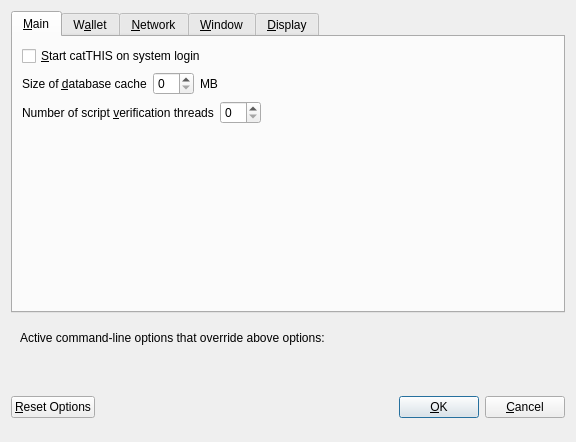
<?xml version="1.0" encoding="UTF-8"?>
<ui version="4.0">
 <class>OptionsDialog</class>
 <widget class="QDialog" name="OptionsDialog">
  <property name="geometry">
   <rect>
    <x>0</x>
    <y>0</y>
    <width>576</width>
    <height>442</height>
   </rect>
  </property>
  <property name="windowTitle">
   <string>Options</string>
  </property>
  <property name="modal">
   <bool>true</bool>
  </property>
  <layout class="QVBoxLayout" name="verticalLayout">
   <item>
    <widget class="QTabWidget" name="tabWidget">
     <property name="currentIndex">
      <number>0</number>
     </property>
     <widget class="QWidget" name="tabMain">
      <attribute name="title">
       <string>&amp;Main</string>
      </attribute>
      <layout class="QVBoxLayout" name="verticalLayout_Main">
       <item>
        <widget class="QCheckBox" name="bitcoinAtStartup">
         <property name="toolTip">
          <string>Automatically start catTHIS after logging in to the system.</string>
         </property>
         <property name="text">
          <string>&amp;Start catTHIS on system login</string>
         </property>
        </widget>
       </item>
       <item>
        <layout class="QHBoxLayout" name="horizontalLayout_2_Main">
         <item>
          <widget class="QLabel" name="databaseCacheLabel">
           <property name="text">
            <string>Size of &amp;database cache</string>
           </property>
           <property name="textFormat">
            <enum>Qt::PlainText</enum>
           </property>
           <property name="buddy">
            <cstring>databaseCache</cstring>
           </property>
          </widget>
         </item>
         <item>
          <widget class="QSpinBox" name="databaseCache"/>
         </item>
         <item>
          <widget class="QLabel" name="databaseCacheUnitLabel">
           <property name="text">
            <string>MB</string>
           </property>
           <property name="textFormat">
            <enum>Qt::PlainText</enum>
           </property>
          </widget>
         </item>
         <item>
          <spacer name="horizontalSpacer_2_Main">
           <property name="orientation">
            <enum>Qt::Horizontal</enum>
           </property>
           <property name="sizeHint" stdset="0">
            <size>
             <width>40</width>
             <height>20</height>
            </size>
           </property>
          </spacer>
         </item>
        </layout>
       </item>
       <item>
        <layout class="QHBoxLayout" name="horizontalLayout_3_Main">
         <item>
          <widget class="QLabel" name="threadsScriptVerifLabel">
           <property name="text">
            <string>Number of script &amp;verification threads</string>
           </property>
           <property name="textFormat">
            <enum>Qt::PlainText</enum>
           </property>
           <property name="buddy">
            <cstring>threadsScriptVerif</cstring>
           </property>
          </widget>
         </item>
         <item>
          <widget class="QSpinBox" name="threadsScriptVerif">
           <property name="toolTip">
            <string>(0 = auto, &lt;0 = leave that many cores free)</string>
           </property>
          </widget>
         </item>
         <item>
          <spacer name="horizontalSpacer_3_Main">
           <property name="orientation">
            <enum>Qt::Horizontal</enum>
           </property>
           <property name="sizeHint" stdset="0">
            <size>
             <width>40</width>
             <height>20</height>
            </size>
           </property>
          </spacer>
         </item>
        </layout>
       </item>
       <item>
        <spacer name="verticalSpacer_2">
         <property name="orientation">
          <enum>Qt::Vertical</enum>
         </property>
         <property name="sizeHint" stdset="0">
          <size>
           <width>20</width>
           <height>40</height>
          </size>
         </property>
        </spacer>
       </item>
      </layout>
     </widget>
     <widget class="QWidget" name="tabWallet">
      <attribute name="title">
       <string>W&amp;allet</string>
      </attribute>
      <layout class="QVBoxLayout" name="verticalLayout_Wallet">
       <item>
        <layout class="QHBoxLayout" name="horizontalLayout_2_Wallet">
         <item>
          <widget class="QLabel" name="labelStakeSplitThresholdText">
           <property name="text">
            <string>Stake split threshold:</string>
           </property>
          </widget>
         </item>
         <item>
          <widget class="QSpinBox" name="spinBoxStakeSplitThreshold">
           <property name="minimum">
            <number>1</number>
           </property>
           <property name="maximum">
            <number>999999</number>
           </property>
          </widget>
         </item>
        </layout>
       </item>
       <item>
        <widget class="QGroupBox" name="groupBox">
         <property name="title">
          <string>Expert</string>
         </property>
         <layout class="QVBoxLayout" name="verticalLayout_2">
          <item>
           <widget class="QCheckBox" name="coinControlFeatures">
            <property name="toolTip">
             <string>Whether to show coin control features or not.</string>
            </property>
            <property name="text">
             <string>Enable coin &amp;control features</string>
            </property>
           </widget>
          </item>
          <item>
           <widget class="QCheckBox" name="showMasternodesTab">
            <property name="toolTip">
             <string>Show additional tab listing all your masternodes in first sub-tab&lt;br/&gt;and all masternodes on the network in second sub-tab.</string>
            </property>
            <property name="text">
             <string>Show Masternodes Tab</string>
            </property>
           </widget>
          </item>
          <item>
           <widget class="QCheckBox" name="spendZeroConfChange">
            <property name="toolTip">
             <string>If you disable the spending of unconfirmed change, the change from a transaction&lt;br/&gt;cannot be used until that transaction has at least one confirmation.&lt;br/&gt;This also affects how your balance is computed.</string>
            </property>
            <property name="text">
             <string>&amp;Spend unconfirmed change</string>
            </property>
           </widget>
          </item>
         </layout>
        </widget>
       </item>
       <item>
        <spacer name="verticalSpacer_Wallet">
         <property name="orientation">
          <enum>Qt::Vertical</enum>
         </property>
         <property name="sizeHint" stdset="0">
          <size>
           <width>20</width>
           <height>40</height>
          </size>
         </property>
        </spacer>
       </item>
      </layout>
     </widget>
     <widget class="QWidget" name="tabNetwork">
      <attribute name="title">
       <string>&amp;Network</string>
      </attribute>
      <layout class="QVBoxLayout" name="verticalLayout_Network">
       <item>
        <widget class="QCheckBox" name="mapPortUpnp">
         <property name="toolTip">
          <string>Automatically open the catTHIS client port on the router. This only works when your router supports UPnP and it is enabled.</string>
         </property>
         <property name="text">
          <string>Map port using &amp;UPnP</string>
         </property>
        </widget>
       </item>
       <item>
        <widget class="QCheckBox" name="allowIncoming">
         <property name="toolTip">
          <string>Accept connections from outside</string>
         </property>
         <property name="text">
          <string>Allow incoming connections</string>
         </property>
        </widget>
       </item>
       <item>
        <widget class="QCheckBox" name="connectSocks">
         <property name="toolTip">
          <string>Connect to the catTHIS network through a SOCKS5 proxy.</string>
         </property>
         <property name="text">
          <string>&amp;Connect through SOCKS5 proxy (default proxy):</string>
         </property>
        </widget>
       </item>
       <item>
        <layout class="QHBoxLayout" name="horizontalLayout_1_Network">
         <item>
          <widget class="QLabel" name="proxyIpLabel">
           <property name="text">
            <string>Proxy &amp;IP:</string>
           </property>
           <property name="textFormat">
            <enum>Qt::PlainText</enum>
           </property>
           <property name="buddy">
            <cstring>proxyIp</cstring>
           </property>
          </widget>
         </item>
         <item>
          <widget class="QValidatedLineEdit" name="proxyIp">
           <property name="minimumSize">
            <size>
             <width>140</width>
             <height>0</height>
            </size>
           </property>
           <property name="maximumSize">
            <size>
             <width>140</width>
             <height>16777215</height>
            </size>
           </property>
           <property name="toolTip">
            <string>IP address of the proxy (e.g. IPv4: 127.0.0.1 / IPv6: ::1)</string>
           </property>
          </widget>
         </item>
         <item>
          <widget class="QLabel" name="proxyPortLabel">
           <property name="text">
            <string>&amp;Port:</string>
           </property>
           <property name="textFormat">
            <enum>Qt::PlainText</enum>
           </property>
           <property name="buddy">
            <cstring>proxyPort</cstring>
           </property>
          </widget>
         </item>
         <item>
          <widget class="QLineEdit" name="proxyPort">
           <property name="minimumSize">
            <size>
             <width>55</width>
             <height>0</height>
            </size>
           </property>
           <property name="maximumSize">
            <size>
             <width>55</width>
             <height>16777215</height>
            </size>
           </property>
           <property name="toolTip">
            <string>Port of the proxy (e.g. 9050)</string>
           </property>
          </widget>
         </item>
         <item>
          <spacer name="horizontalSpacer_1_Network">
           <property name="orientation">
            <enum>Qt::Horizontal</enum>
           </property>
           <property name="sizeHint" stdset="0">
            <size>
             <width>40</width>
             <height>20</height>
            </size>
           </property>
          </spacer>
         </item>
        </layout>
       </item>
       <item>
        <spacer name="verticalSpacer_Network">
         <property name="orientation">
          <enum>Qt::Vertical</enum>
         </property>
         <property name="sizeHint" stdset="0">
          <size>
           <width>20</width>
           <height>40</height>
          </size>
         </property>
        </spacer>
       </item>
      </layout>
     </widget>
     <widget class="QWidget" name="tabWindow">
      <attribute name="title">
       <string>&amp;Window</string>
      </attribute>
      <layout class="QVBoxLayout" name="verticalLayout_Window">
       <item>
        <widget class="QCheckBox" name="minimizeToTray">
         <property name="toolTip">
          <string>Show only a tray icon after minimizing the window.</string>
         </property>
         <property name="text">
          <string>&amp;Minimize to the tray instead of the taskbar</string>
         </property>
        </widget>
       </item>
       <item>
        <widget class="QCheckBox" name="minimizeOnClose">
         <property name="toolTip">
          <string>Minimize instead of exit the application when the window is closed. When this option is enabled, the application will be closed only after selecting Quit in the menu.</string>
         </property>
         <property name="text">
          <string>M&amp;inimize on close</string>
         </property>
        </widget>
       </item>
       <item>
        <spacer name="verticalSpacer_Window">
         <property name="orientation">
          <enum>Qt::Vertical</enum>
         </property>
         <property name="sizeHint" stdset="0">
          <size>
           <width>20</width>
           <height>40</height>
          </size>
         </property>
        </spacer>
       </item>
      </layout>
     </widget>
     <widget class="QWidget" name="tabDisplay">
      <attribute name="title">
       <string>&amp;Display</string>
      </attribute>
      <layout class="QVBoxLayout" name="verticalLayout_Display">
       <item>
        <layout class="QHBoxLayout" name="horizontalLayout_1_Display">
         <item>
          <widget class="QLabel" name="langLabel">
           <property name="text">
            <string>User Interface &amp;language:</string>
           </property>
           <property name="textFormat">
            <enum>Qt::PlainText</enum>
           </property>
           <property name="buddy">
            <cstring>lang</cstring>
           </property>
          </widget>
         </item>
         <item>
          <widget class="QValueComboBox" name="lang">
           <property name="toolTip">
            <string>The user interface language can be set here. This setting will take effect after restarting catTHIS.</string>
           </property>
          </widget>
         </item>
        </layout>
       </item>
       <item>
        <widget class="Line" name="line">
         <property name="orientation">
          <enum>Qt::Horizontal</enum>
         </property>
        </widget>
       </item>
       <item>
        <layout class="QHBoxLayout" name="horizontalLayout_2_Display">
         <item>
          <widget class="QLabel" name="unitLabel">
           <property name="text">
            <string>&amp;Unit to show amounts in:</string>
           </property>
           <property name="textFormat">
            <enum>Qt::PlainText</enum>
           </property>
           <property name="buddy">
            <cstring>unit</cstring>
           </property>
          </widget>
         </item>
         <item>
          <widget class="QValueComboBox" name="unit">
           <property name="toolTip">
            <string>Choose the default subdivision unit to show in the interface and when sending coins.</string>
           </property>
          </widget>
         </item>
        </layout>
       </item>
       <item>
        <layout class="QHBoxLayout" name="horizontalLayout_5_Display">
         <item>
          <widget class="QLabel" name="digitsLabel">
           <property name="text">
            <string>Decimal digits</string>
           </property>
          </widget>
         </item>
         <item>
          <widget class="QValueComboBox" name="digits"/>
         </item>
        </layout>
       </item>
       <item>
        <layout class="QHBoxLayout" name="horizontalLayout_3_Display">
         <item>
          <widget class="QLabel" name="thirdPartyTxUrlsLabel">
           <property name="toolTip">
            <string>Third party URLs (e.g. a block explorer) that appear in the transactions tab as context menu items. %s in the URL is replaced by transaction hash. Multiple URLs are separated by vertical bar |.</string>
           </property>
           <property name="text">
            <string>Third party transaction URLs</string>
           </property>
           <property name="buddy">
            <cstring>thirdPartyTxUrls</cstring>
           </property>
          </widget>
         </item>
         <item>
          <widget class="QLineEdit" name="thirdPartyTxUrls">
           <property name="toolTip">
            <string>Third party URLs (e.g. a block explorer) that appear in the transactions tab as context menu items. %s in the URL is replaced by transaction hash. Multiple URLs are separated by vertical bar |.</string>
           </property>
          </widget>
         </item>
        </layout>
       </item>
       <item>
        <spacer name="verticalSpacer">
         <property name="orientation">
          <enum>Qt::Vertical</enum>
         </property>
         <property name="sizeHint" stdset="0">
          <size>
           <width>20</width>
           <height>40</height>
          </size>
         </property>
        </spacer>
       </item>
      </layout>
     </widget>
    </widget>
   </item>
   <item>
    <widget class="QFrame" name="frame">
     <layout class="QVBoxLayout" name="verticalLayout_Bottom">
      <item>
       <layout class="QHBoxLayout" name="horizontalLayout_Bottom">
        <item>
         <widget class="QLabel" name="overriddenByCommandLineInfoLabel">
          <property name="text">
           <string>Active command-line options that override above options:</string>
          </property>
          <property name="textFormat">
           <enum>Qt::PlainText</enum>
          </property>
         </widget>
        </item>
        <item>
         <spacer name="horizontalSpacer_Bottom">
          <property name="orientation">
           <enum>Qt::Horizontal</enum>
          </property>
          <property name="sizeHint" stdset="0">
           <size>
            <width>40</width>
            <height>20</height>
           </size>
          </property>
         </spacer>
        </item>
       </layout>
      </item>
      <item>
       <widget class="QLabel" name="overriddenByCommandLineLabel">
        <property name="text">
         <string/>
        </property>
        <property name="textFormat">
         <enum>Qt::PlainText</enum>
        </property>
        <property name="wordWrap">
         <bool>true</bool>
        </property>
       </widget>
      </item>
     </layout>
    </widget>
   </item>
   <item>
    <layout class="QHBoxLayout" name="horizontalLayout_Buttons">
     <item>
      <widget class="QPushButton" name="resetButton">
       <property name="toolTip">
        <string>Reset all client options to default.</string>
       </property>
       <property name="text">
        <string>&amp;Reset Options</string>
       </property>
       <property name="autoDefault">
        <bool>false</bool>
       </property>
      </widget>
     </item>
     <item>
      <spacer name="horizontalSpacer_1">
       <property name="orientation">
        <enum>Qt::Horizontal</enum>
       </property>
       <property name="sizeHint" stdset="0">
        <size>
         <width>40</width>
         <height>48</height>
        </size>
       </property>
      </spacer>
     </item>
     <item>
      <widget class="QLabel" name="statusLabel">
       <property name="minimumSize">
        <size>
         <width>200</width>
         <height>0</height>
        </size>
       </property>
       <property name="font">
        <font>
         <weight>75</weight>
         <bold>true</bold>
        </font>
       </property>
       <property name="text">
        <string/>
       </property>
       <property name="textFormat">
        <enum>Qt::PlainText</enum>
       </property>
       <property name="wordWrap">
        <bool>true</bool>
       </property>
      </widget>
     </item>
     <item>
      <spacer name="horizontalSpacer_2">
       <property name="orientation">
        <enum>Qt::Horizontal</enum>
       </property>
       <property name="sizeHint" stdset="0">
        <size>
         <width>40</width>
         <height>48</height>
        </size>
       </property>
      </spacer>
     </item>
     <item>
      <widget class="QPushButton" name="okButton">
       <property name="text">
        <string>&amp;OK</string>
       </property>
       <property name="autoDefault">
        <bool>false</bool>
       </property>
       <property name="default">
        <bool>true</bool>
       </property>
      </widget>
     </item>
     <item>
      <widget class="QPushButton" name="cancelButton">
       <property name="text">
        <string>&amp;Cancel</string>
       </property>
       <property name="autoDefault">
        <bool>false</bool>
       </property>
      </widget>
     </item>
    </layout>
   </item>
  </layout>
 </widget>
 <customwidgets>
  <customwidget>
   <class>QValidatedLineEdit</class>
   <extends>QLineEdit</extends>
   <header>qvalidatedlineedit.h</header>
  </customwidget>
  <customwidget>
   <class>QValueComboBox</class>
   <extends>QComboBox</extends>
   <header>qvaluecombobox.h</header>
  </customwidget>
 </customwidgets>
 <resources/>
 <connections/>
</ui>
